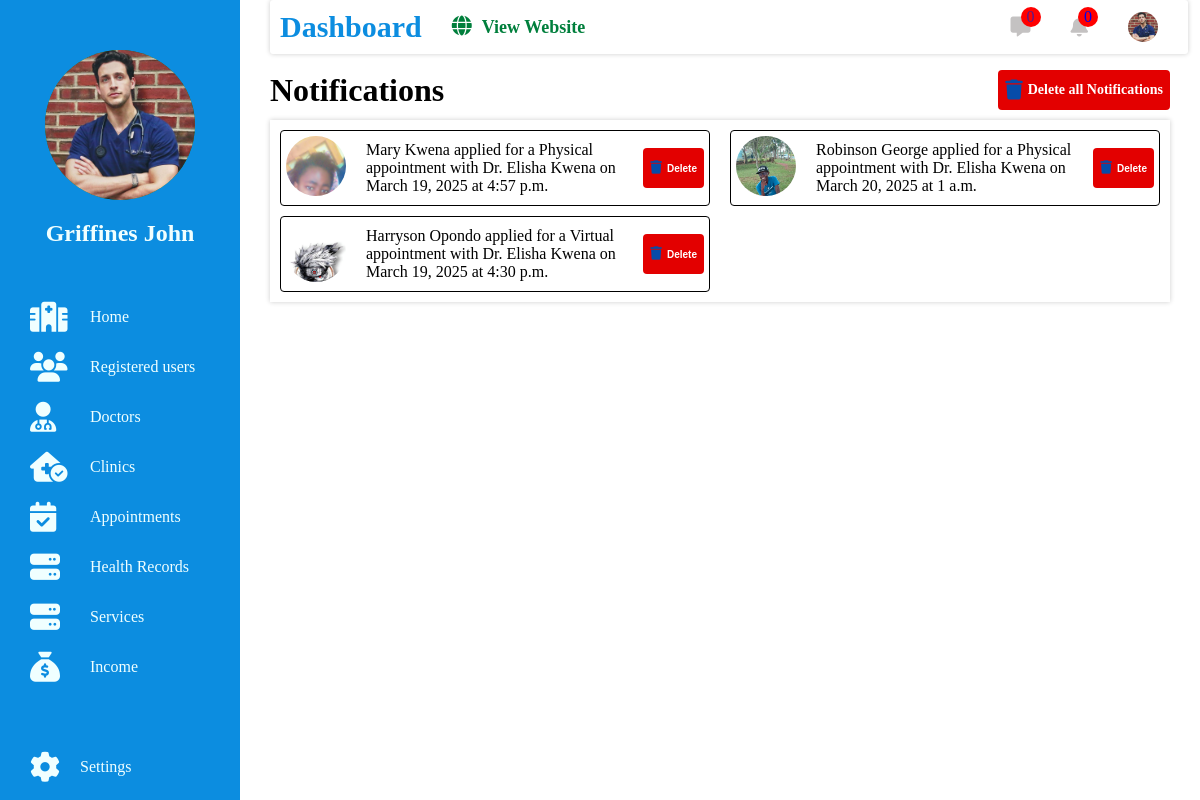
Before: /notifications/admin/ (signed in) with the older database file.
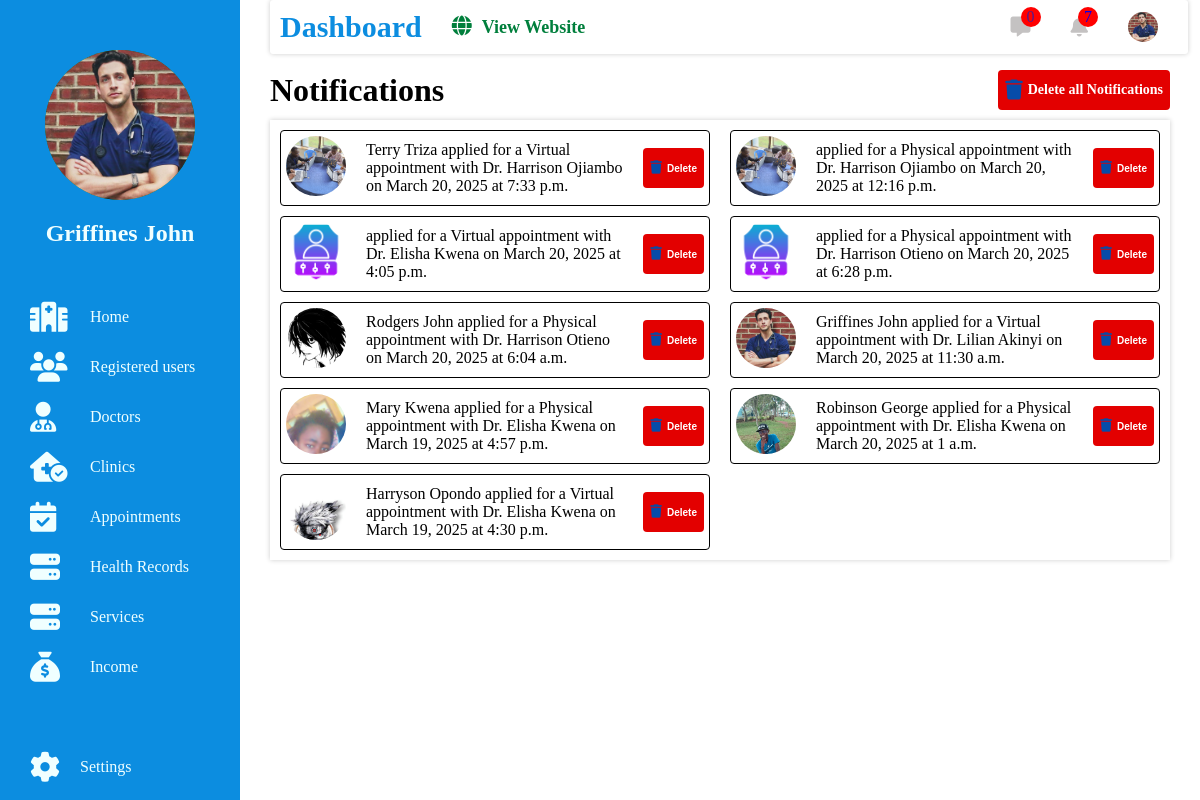
After: the same page with the newer database file.
### notifications/models.py (models this page shows, shortened)
class Notification(models.Model):
    user = models.ForeignKey(User, on_delete=models.CASCADE, related_name='notifications')
    message = models.TextField()
    created_at = models.DateTimeField(auto_now_add=True)
    is_read = models.BooleanField(default=False)
    profile_picture_url = models.URLField(blank=True, null=True)
    doctor_name = models.CharField(max_length=255, blank=True, null=True)
    clinic_name = models.CharField(max_length=255, blank=True, null=True)
    appointment_date = models.DateField(blank=True, null=True)
    appointment_time = models.TimeField(blank=True, null=True)
    appointment_type = models.CharField(max_length=255, blank=True, null=True)
    rejection_reason = models.TextField(blank=True, null=True)
    applicant_username = models.CharField(max_length=255, blank=True, null=True)  # Add this field
    applicant_first_name = models.CharField(max_length=255, blank=True, null=True)  # Add this field
    applicant_last_name = models.CharField(max_length=255, blank=True, null=True)  # Add this field

### notifications/views.py (the view)
# urls.py: path('admin/', views.admin_notifications, name='admin_notifications'),
@login_required
@user_passes_test(lambda u: u.is_staff or u.is_superuser)
def admin_notifications(request):
    notifications = Notification.objects.filter(user=request.user).order_by('-created_at')
    context = {
        'notifications': notifications
    }
    return render(request, 'notifications/admin_notifications.html', context)

### notifications/templatetags/notification_tags.py (called while the page is built)
@register.simple_tag
def all_unread_notifications_count():
    return Notification.objects.filter(is_read=False).count()

### templates/notifications/admin_notifications.html (shortened to what this page needs)
{% extends "admin/admin_Layout.html" %}
{% load static %}
{% load notification_tags %}
{% block content %}
<div class="notificationsection">
    <div class="notificationstop">
        <h1>Notifications</h1>
        <form action="{% url 'delete_all_notifications' %}" method="post">
            <button>
                <i class="fa-solid fa-trash"></i>
                <h2>Delete all Notifications</h2>
            </button>
        </form>
    </div>
    <div class="notificationbox">
        {% for notification in notifications %}
        <div class="notifictiondiv">
            <div class="notificationleft">
                {% if notification.profile_picture_url %}
                <img src="{{ notification.profile_picture_url }}" alt="Profile Picture">
                {% else %}
                <img src="{% static 'images/admin-settings.png' %}" alt="">
                {% endif %}
            </div>
            <div class="notificationight">
                <p>{{ notification.applicant_first_name }} {{ notification.applicant_last_name }} applied for a {{ notification.appointment_type }} appointment with {{ notification.doctor_name }} on {{ notification.appointment_date }} at {{ notification.appointment_time }}</p>
            </div>
            <div class="actionnote">
                {% if not notification.is_read %}
                <a href="{% url 'mark_as_read_admin' notification.id %}">Mark as read</a>
                {% else %}
                <form action="{% url 'delete_notification' notification.id %}" method="post">
                    <button class="deletemessage">
                        <i class="fa-solid fa-trash"></i>
                        <h2>Delete</h2>
                    </button>
                </form>
                {% endif %}
            </div>
        </div>
        {% empty %}
        <p style="font-size:16px;font-weight:800;">There are no notifications currently.</p>
        {% endfor %}
    </div>
</div>
{% endblock %}

### templates/admin/navbar.html
 {%load static%}
 {%load notification_tags%}
<div class="mainbarhead">
    <div class="navleft">
        <a class="dash" href="">Dashboard</a>
        <a class="web" href="{% url 'home' %}"><i class="fa-solid fa-globe"></i>View Website</a>
    </div>
    <div class="navright">
        <a href=""><i class="fa-solid fa-message"></i><span>0</span></a>
        <a href="{% url 'admin_notifications' %}"><i class="fa-solid fa-bell"></i><span>{% all_unread_notifications_count %}</span></a>
        <a href="">
            {%if user.profile.profile_picture %}
            <img src="{{user.profile.profile_picture.url}}" alt="">
            {%else%}
            <img src="{% static 'images/admin-settings.png' %}" alt="">
            {%endif%}
        </a>
    </div>
</div>

Changed rows visible on the page:
added Notification: profile_picture_url (picture), applicant_first_name "Terry", applicant_last_name "Triza", appointment_type "Virtual", doctor_name "Dr. Harrison Ojiambo", appointment_date "March 20, 2025", appointment_time "7:33 p.m.", is_read True (drawn)
added Notification: profile_picture_url (picture), appointment_type "Physical", doctor_name "Dr. Harrison Ojiambo", appointment_date "March 20, 2025", appointment_time "12:16 p.m.", is_read True (drawn)
added Notification: appointment_type "Virtual", doctor_name "Dr. Elisha Kwena", appointment_date "March 20, 2025", appointment_time "4:05 p.m.", is_read True (drawn)
added Notification: appointment_type "Physical", doctor_name "Dr. Harrison Otieno", appointment_date "March 20, 2025", appointment_time "6:28 p.m.", is_read True (drawn)
added Notification: profile_picture_url (picture), applicant_first_name "Rodgers", applicant_last_name "John", appointment_type "Physical", doctor_name "Dr. Harrison Otieno", appointment_date "March 20, 2025", appointment_time "6:04 a.m.", is_read True (drawn)
added Notification: profile_picture_url (picture), applicant_first_name "Griffines", applicant_last_name "John", appointment_type "Virtual", doctor_name "Dr. Lilian Akinyi", appointment_date "March 20, 2025", appointment_time "11:30 a.m.", is_read True (drawn)
Other visible differences:
text no longer shown: "0"
text now shown: "7"
